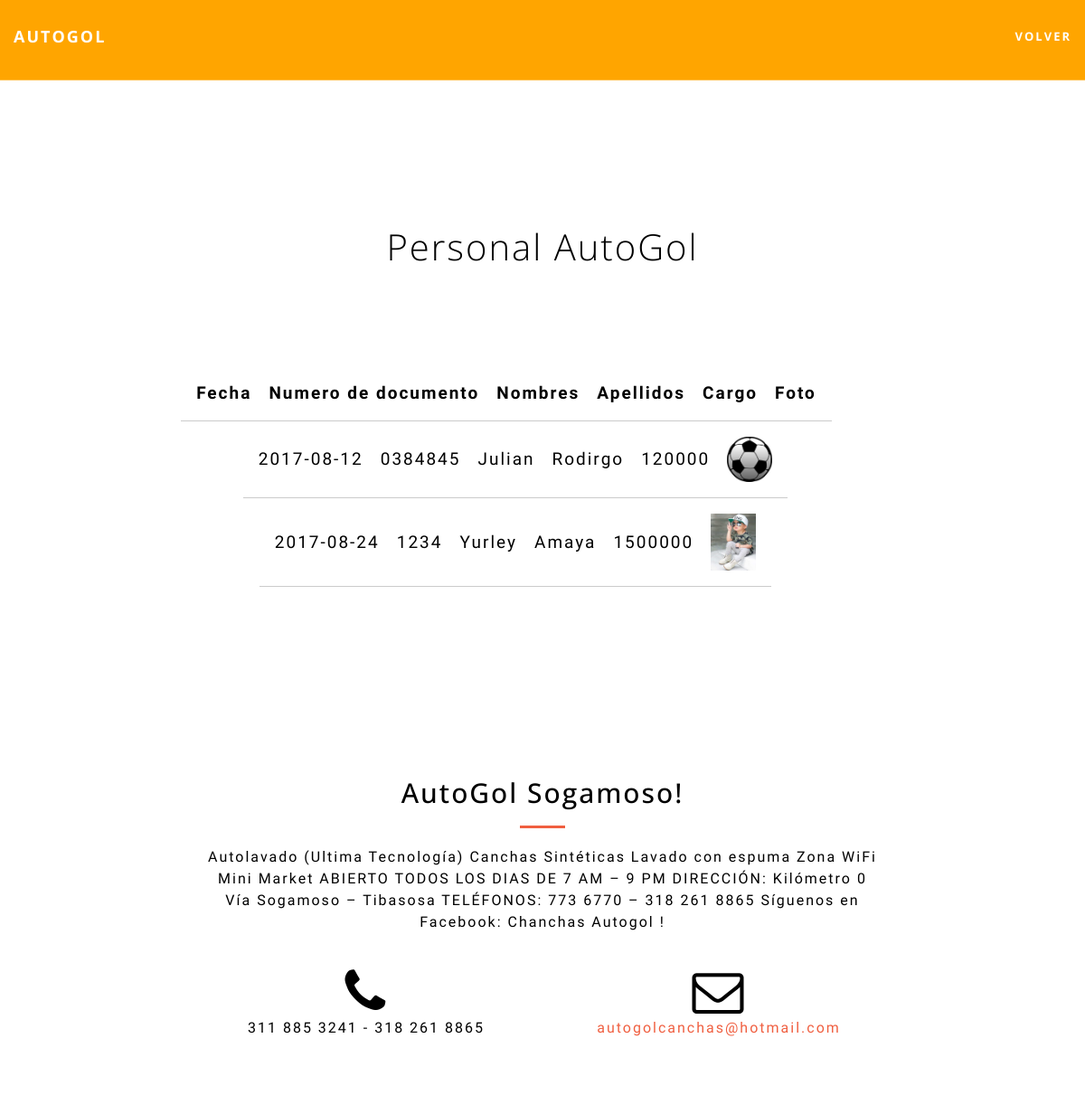
Screenshot of /proyecto/startbootstrap-creative-gh-pages/usuario/Ver.php with the database file from the repository.
### tables this page shows
CREATE TABLE `personal` (
  `id` int(11) NOT NULL,
  `name` varchar(40) NOT NULL,
  `address` varchar(40) NOT NULL,
  `campo1` varchar(40) NOT NULL,
  `campo2` varchar(40) NOT NULL,
  `campo3` varchar(40) NOT NULL,
  `campo4` varchar(40) NOT NULL
);

### proyecto/startbootstrap-creative-gh-pages/usuario/Ver.php (the view, shortened to what this page needs)
<?php
include('server.php');
?>
<!DOCTYPE html>
<html>
<head>
	  <link rel="stylesheet" href="https://cdnjs.cloudflare.com/ajax/libs/meyer-reset/2.0/reset.min.css">
<link rel='stylesheet prefetch' href='https://maxcdn.bootstrapcdn.com/font-awesome/4.3.0/css/font-awesome.min.css'>
      <link rel="stylesheet" href="css/style.css">
 <link href="vendor/bootstrap/css/bootstrap.min.css" rel="stylesheet">
    <link href="vendor/font-awesome/css/font-awesome.min.css" rel="stylesheet" type="text/css">
    <link href="vendor/magnific-popup/magnific-popup.css" rel="stylesheet">
    <link href="css/creative.min.css" rel="stylesheet">
     <link rel="stylesheet" href="https://cdnjs.cloudflare.com/ajax/libs/meyer-reset/2.0/reset.min.css">
<link rel='stylesheet prefetch' href='https://maxcdn.bootstrapcdn.com/font-awesome/4.3.0/css/font-awesome.min.css'>
     <link rel="stylesheet" href="css/style.css">
	<link rel="stylesheet" type="text/css" href="style.css">
</head>
<body id="page-top" style="background-color:white; color:black;">
<div class="pen-title">
<br/>
<br/>
<br/>
<br/>
<br/>
<nav id="mainNav" class="navbar navbar-default navbar-fixed-top" style="background-color:orange;">
        <div class="container-fluid">
            <div class="navbar-header">
                <a style="color:white;" class="navbar-brand page-scroll" href="#page-top">AutoGol
                </a>
            </div>
                  <div class="collapse navbar-collapse" id="bs-example-navbar-collapse-1">
                <ul class="nav navbar-nav navbar-right">
              <li>
                        <a style="color:white;" class="page-scroll" id ="#index" href="http://localhost/proyecto/proyecto/Administrador/index%20-%20propietario.php">Volver</a>
                    </li>
                </ul>
            </div>
  </div>
  </nav>
<div class="pen-title">
  <h1>Personal AutoGol</h1>
<br/>
<br/>
<br/>
<?php $results = mysqli_query($db, "SELECT * FROM personal"); ?>
<div style="text-aling: center">
<table style="position:relative; left:120px;  ">
    <thead>
        <tr style="position:relative; left:-160px; border-spacing:15px; margin:auto;">
            <th>Fecha</th>
            <th>Numero de documento</th>
            <th>Nombres</th>
            <th>Apellidos</th>
            <th>Cargo</th>
            <th>Foto</th>
        </tr>
    </thead>
    <?php while ($row = mysqli_fetch_array($results)) { ?>
        <tr style="position:relative; left:-150px; border-spacing:15px; margin:auto">
            <td><?php echo $row['name']; ?></td>
            <td><?php echo $row['address']; ?></td>
            <td><?php echo $row['campo1']; ?></td>
            <td><?php echo $row['campo2']; ?></td>
            <td><?php echo $row['campo4']; ?></td>
            <td><img style="width: 50px" src="\proyecto\proyecto\startbootstrap-creative-gh-pages\personal\img/<?php echo $row['campo3']; ?>"></a></td>
        </tr>
    <?php } ?>
</table>
</div>
<br/>
<br/>
<br/>
 <section id="contact">
        <div class="container">
            <div class="row">
                <div class="col-lg-8 col-lg-offset-2 text-center">
                    <h2 class="section-heading">AutoGol Sogamoso!</h2>
                    <hr class="primary">
                    <p>Autolavado (Ultima Tecnología) Canchas Sintéticas Lavado con espuma Zona WiFi Mini Market ABIERTO TODOS LOS DIAS DE 7 AM – 9 PM DIRECCIÓN: Kilómetro 0 Vía Sogamoso – Tibasosa TELÉFONOS: 773 6770 – 318 261 8865 Síguenos en Facebook: Chanchas Autogol  !</p>
                </div>
                <div class="col-lg-4 col-lg-offset-2 text-center">
                    <i class="fa fa-phone fa-3x sr-contact"></i>
                    <p>311 885 3241 - 318 261 8865</p>
                </div>
                <div class="col-lg-4 text-center">
                    <i class="fa fa-envelope-o fa-3x sr-contact"></i>
                    <p><a href="mailto:your-email@your-domain.com">autogolcanchas@hotmail.com</a></p>
                </div>
            </div>
        </div>
    </section>
</body>
</html>

### rows the page displays
personal: name "2017-08-12", address "0384845", campo1 "Julian", campo2 "Rodirgo", campo4 "120000", campo3 (picture)
personal: name "2017-08-24", address "1234", campo1 "Yurley", campo2 "Amaya", campo4 "1500000", campo3 (picture)
